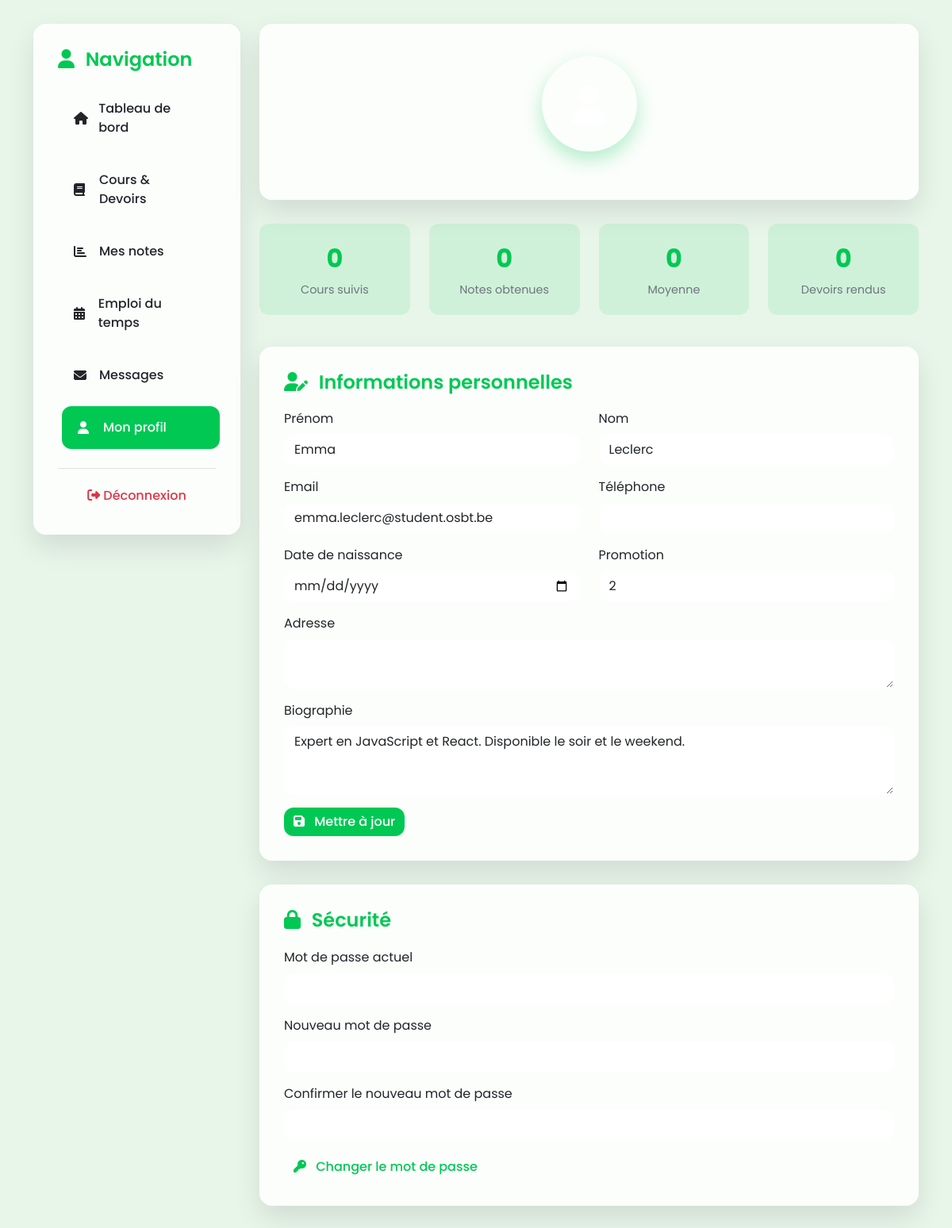
/profil.php (signed in), run on the app's committed database.
### tables this page shows
CREATE TABLE `utilisateurs` (
  `id_utilisateur` int NOT NULL,
  `noma` varchar(20) NOT NULL,
  `nom` varchar(100) NOT NULL,
  `prenom` varchar(100) NOT NULL,
  `email` varchar(255) NOT NULL,
  `mot_de_passe` varchar(255) NOT NULL,
  `role` enum('etudiant','mentor','admin','professeur') DEFAULT 'etudiant',
  `promotion` int NOT NULL,
  `filiere` enum('business','technology') NOT NULL,
  `bio` text,
  `photo_profil` varchar(255) DEFAULT NULL,
  `date_inscription` datetime DEFAULT CURRENT_TIMESTAMP,
  `est_actif` tinyint(1) DEFAULT '1',
  `classe_id` int DEFAULT NULL
);

### profil.php (the view, shortened to what this page needs)
<?php
require_once 'config/database.php';
$user_id = $_SESSION['user_id'];
try {
    $stmt = $pdo->prepare("SELECT * FROM utilisateurs WHERE id_utilisateur = ?");
    $stmt->execute([$user_id]);
    $user_info = $stmt->fetch(PDO::FETCH_ASSOC);
    $stmt = $pdo->prepare("
        SELECT
            (SELECT COUNT(*) FROM matieres WHERE filiere = ?) as nb_cours,
            0 as nb_notes,
            0 as moyenne_generale,
            0 as devoirs_rendus,
            0 as devoirs_en_cours
    ");
    $stmt->execute([$_SESSION['user_filiere'] ?? 'technology']);
    $stats = $stmt->fetch(PDO::FETCH_ASSOC);
} catch (PDOException $e) {
    error_log("Erreur récupération données: " . $e->getMessage());
    $error_message = "Erreur lors de la récupération des données";
}
?>
<!DOCTYPE html>
<html lang="fr">
<head>
    <link href="https://cdn.jsdelivr.net/npm/bootstrap@5.3.0/dist/css/bootstrap.min.css" rel="stylesheet">
    <link rel="stylesheet" href="https://cdnjs.cloudflare.com/ajax/libs/font-awesome/6.4.0/css/all.min.css">
    <link href="https://unpkg.com/aos@2.3.1/dist/aos.css" rel="stylesheet">
</head>
<body>
    <div class="profile-container">
        <div class="container-fluid">
            <div class="row">
                <div class="col-lg-3 col-md-4">
                    <div class="profile-card">
                        <h4><i class="fas fa-user me-2"></i> Navigation</h4>
                        <ul class="nav-links">
                            <li><a href="student_dashboard.php"><i class="fas fa-home"></i> Tableau de bord</a></li>
                            <li><a href="cours_devoirs.php" onclick="showConstructionAlert(event)"><i class="fas fa-book"></i> Cours & Devoirs</a></li>
                            <li><a href="notes.php" onclick="showConstructionAlert(event)"><i class="fas fa-chart-bar"></i> Mes notes</a></li>
                            <li><a href="emploi_du_temps.php" onclick="showConstructionAlert(event)"><i class="fas fa-calendar-alt"></i> Emploi du temps</a></li>
                            <li><a href="messagerie.php" onclick="showConstructionAlert(event)"><i class="fas fa-envelope"></i> Messages</a></li>
                            <li><a href="profil.php" class="active"><i class="fas fa-user"></i> Mon profil</a></li>
                        </ul>
                        <div class="mt-4 pt-3 border-top">
                            <a href="logout.php" class="btn btn-outline-danger w-100">
                                <i class="fas fa-sign-out-alt"></i> Déconnexion
                            </a>
                        </div>
                    </div>
                </div>
                <div class="col-lg-9 col-md-8">
                    <div class="profile-header" data-aos="fade-up">
                        <div class="profile-avatar">
                            <i class="fas fa-user"></i>
                        </div>
                    </div>
                    <div class="row mb-4">
                        <div class="col-md-3 col-6 mb-3">
                            <div class="stat-item" data-aos="fade-up" data-aos-delay="100">
                                <span class="stat-number"><?php echo $stats['nb_cours'] ?? 0; ?></span>
                                <div class="stat-label">Cours suivis</div>
                            </div>
                        </div>
                        <div class="col-md-3 col-6 mb-3">
                            <div class="stat-item" data-aos="fade-up" data-aos-delay="200">
                                <span class="stat-number"><?php echo $stats['nb_notes'] ?? 0; ?></span>
                                <div class="stat-label">Notes obtenues</div>
                            </div>
                        </div>
                        <div class="col-md-3 col-6 mb-3">
                            <div class="stat-item" data-aos="fade-up" data-aos-delay="300">
                                <span class="stat-number"><?php echo round($stats['moyenne_generale'] ?? 0, 1); ?></span>
                                <div class="stat-label">Moyenne</div>
                            </div>
                        </div>
                        <div class="col-md-3 col-6 mb-3">
                            <div class="stat-item" data-aos="fade-up" data-aos-delay="400">
                                <span class="stat-number"><?php echo $stats['devoirs_rendus'] ?? 0; ?></span>
                                <div class="stat-label">Devoirs rendus</div>
                            </div>
                        </div>
                    </div>
                    <div class="profile-card" data-aos="fade-up" data-aos-delay="500">
                        <h4><i class="fas fa-user-edit me-2"></i> Informations personnelles</h4>
                        <form method="POST">
                            <div class="row">
                                <div class="col-md-6 mb-3">
                                    <label for="prenom" class="form-label">Prénom</label>
                                    <input type="text" class="form-control" id="prenom" name="prenom"
                                           value="<?php echo htmlspecialchars($user_info['prenom'] ?? ''); ?>" required>
                                </div>
                                <div class="col-md-6 mb-3">
                                    <label for="nom" class="form-label">Nom</label>
                                    <input type="text" class="form-control" id="nom" name="nom"
                                           value="<?php echo htmlspecialchars($user_info['nom'] ?? ''); ?>" required>
                                </div>
                            </div>
                            <div class="row">
                                <div class="col-md-6 mb-3">
                                    <label for="email" class="form-label">Email</label>
                                    <input type="email" class="form-control" id="email" name="email"
                                           value="<?php echo htmlspecialchars($user_info['email'] ?? ''); ?>" required>
                                </div>
                                <div class="col-md-6 mb-3">
                                    <label for="telephone" class="form-label">Téléphone</label>
                                    <input type="tel" class="form-control" id="telephone" name="telephone"
                                           value="<?php echo htmlspecialchars($user_info['telephone'] ?? ''); ?>">
                                </div>
                            </div>
                            <div class="row">
                                <div class="col-md-6 mb-3">
                                    <label for="date_naissance" class="form-label">Date de naissance</label>
                                    <input type="date" class="form-control" id="date_naissance" name="date_naissance"
                                           value="<?php echo htmlspecialchars($user_info['date_naissance'] ?? ''); ?>">
                                </div>
                                <div class="col-md-6 mb-3">
                                    <label for="promotion" class="form-label">Promotion</label>
                                    <input type="text" class="form-control" id="promotion" name="promotion"
                                           value="<?php echo htmlspecialchars($user_info['promotion'] ?? ''); ?>" readonly>
                                </div>
                            </div>
                            <div class="mb-3">
                                <label for="adresse" class="form-label">Adresse</label>
                                <textarea class="form-control" id="adresse" name="adresse" rows="2"><?php echo htmlspecialchars($user_info['adresse'] ?? ''); ?></textarea>
                            </div>
                            <div class="mb-3">
                                <label for="bio" class="form-label">Biographie</label>
                                <textarea class="form-control" id="bio" name="bio" rows="3" placeholder="Parlez-nous de vous..."><?php echo htmlspecialchars($user_info['bio'] ?? ''); ?></textarea>
                            </div>
                            <button type="submit" name="update_profile" class="btn btn-primary">
                                <i class="fas fa-save me-2"></i> Mettre à jour
                            </button>
                        </form>
                    </div>
                    <div class="profile-card" data-aos="fade-up" data-aos-delay="600">
                        <h4><i class="fas fa-lock me-2"></i> Sécurité</h4>
                        <form method="POST">
                            <div class="mb-3">
                                <label for="current_password" class="form-label">Mot de passe actuel</label>
                                <input type="password" class="form-control" id="current_password" name="current_password" required>
                            </div>
                            <div class="mb-3">
                                <label for="new_password" class="form-label">Nouveau mot de passe</label>
                                <input type="password" class="form-control" id="new_password" name="new_password" required>
                            </div>
                            <div class="mb-3">
                                <label for="confirm_password" class="form-label">Confirmer le nouveau mot de passe</label>
                                <input type="password" class="form-control" id="confirm_password" name="confirm_password" required>
                            </div>
                            <button type="submit" name="change_password" class="btn btn-outline-primary">
                                <i class="fas fa-key me-2"></i> Changer le mot de passe
                            </button>
                        </form>
                    </div>
                </div>
            </div>
        </div>
    </div>
</body>
</html>

### profil.php (style rules this page uses)
:root { --primary-green: #00C853; --secondary-green: #2E7D32; --accent-blue: #2196F3; --dark-blue: #1565C0; --success-color: #4CAF50; --danger-color: #f72585; --warning-color: #FF9800; --light-color: #f8f9fa; --dark-color: #212529; --gray-color: #6c757d; --border-radius: 16px; --box-shadow: 0 15px 35px rgba(0, 0, 0, 0.1); --transition: all 0.3s cubic-bezier(0.4, 0, 0.2, 1); --osbt-light-green: #e8f5e9; --glass-bg: rgba(255, 255, 255, 0.85); --glass-border: rgba(255, 255, 255, 0.2); }
* { margin: 0; padding: 0; box-sizing: border-box; }
body { font-family: 'Poppins', sans-serif; background: var(--osbt-light-green) !important; min-height: 100vh; overflow-x: hidden; color: var(--dark-color) !important; }
.profile-container { min-height: 100vh; padding: 30px; }
.profile-header { background: var(--glass-bg); backdrop-filter: blur(20px); -webkit-backdrop-filter: blur(20px); border-radius: var(--border-radius); border: 1px solid var(--glass-border); padding: 40px; margin-bottom: 30px; box-shadow: var(--box-shadow); text-align: center; position: relative; overflow: hidden; }
.profile-avatar { width: 120px; height: 120px; background: var(--primary-gradient); border-radius: 50%; display: flex; align-items: center; justify-content: center; margin: 0 auto 20px; font-size: 3rem; color: white; position: relative; box-shadow: 0 10px 25px rgba(0, 200, 83, 0.3); transition: var(--transition); }
.profile-avatar i { font-size: 3rem; }
.profile-card { background: var(--glass-bg); backdrop-filter: blur(20px); -webkit-backdrop-filter: blur(20px); border-radius: var(--border-radius); border: 1px solid var(--glass-border); padding: 30px; margin-bottom: 30px; box-shadow: var(--box-shadow); transition: var(--transition); }
.profile-card h4 { color: var(--primary-green); margin-bottom: 20px; font-weight: 600; }
.stat-item { text-align: center; padding: 20px; background: rgba(0, 200, 83, 0.1); border-radius: 12px; transition: var(--transition); }
.stat-number { font-size: 2rem; font-weight: 700; color: var(--primary-green); display: block; }
.stat-label { color: var(--gray-color); font-size: 0.9rem; margin-top: 5px; }
.form-control, .form-select { border-radius: 12px; border: 1px solid var(--glass-border); background: var(--glass-bg); transition: var(--transition); }
.btn { border-radius: 12px; font-weight: 500; transition: var(--transition); border: none; }
.btn-primary { background: var(--primary-green); border-color: var(--primary-green); }
.btn-outline-primary { border-color: var(--primary-green); color: var(--primary-green); }
.nav-links { list-style: none; padding: 0; }
.nav-links li { margin-bottom: 12px; }
.nav-links a { display: flex; align-items: center; padding: 15px 20px; color: var(--dark-color); text-decoration: none; border-radius: 12px; transition: var(--transition); font-weight: 500; }
.nav-links a:hover, .nav-links a.active { background: var(--primary-green); color: white; transform: translateX(5px); }
.nav-links i { margin-right: 12px; width: 20px; }

### data on the page
utilisateurs: prenom "Emma", nom "Leclerc", email "emma.leclerc@student.osbt.be", promotion "2", bio "Expert en JavaScript et React. Disponible le soir et le weekend."

### other printed values
$stats['nb_cours'] "0"
$stats['nb_notes'] "0"
$stats['moyenne_generale'] "0"
$stats['devoirs_rendus'] "0"
